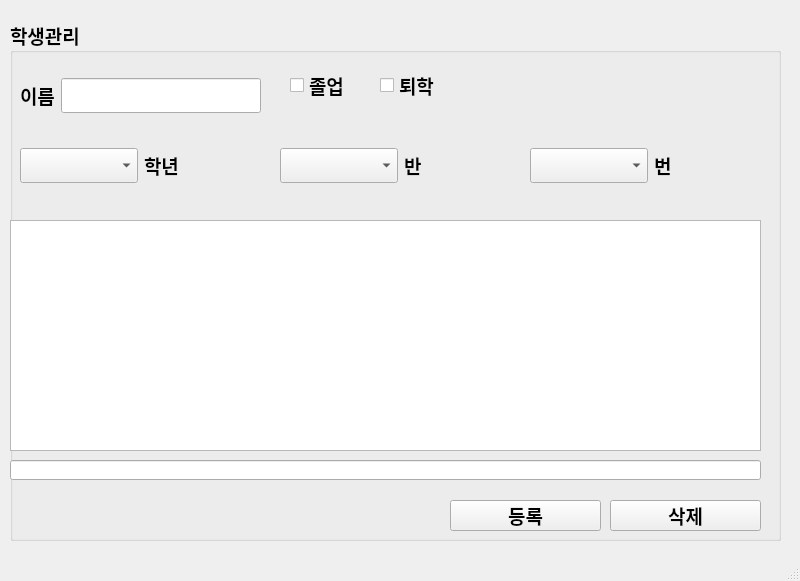
<?xml version="1.0" encoding="UTF-8"?>
<ui version="4.0">
 <class>MainWindow</class>
 <widget class="QMainWindow" name="MainWindow">
  <property name="geometry">
   <rect>
    <x>0</x>
    <y>0</y>
    <width>800</width>
    <height>581</height>
   </rect>
  </property>
  <property name="font">
   <font>
    <family>D2Coding</family>
    <pointsize>14</pointsize>
    <weight>75</weight>
    <bold>true</bold>
   </font>
  </property>
  <property name="windowTitle">
   <string>MainWindow</string>
  </property>
  <widget class="QWidget" name="centralwidget">
   <widget class="QWidget" name="verticalLayoutWidget">
    <property name="geometry">
     <rect>
      <x>10</x>
      <y>20</y>
      <width>771</width>
      <height>521</height>
     </rect>
    </property>
    <layout class="QVBoxLayout" name="verticalLayout">
     <item>
      <widget class="QGroupBox" name="groupBox">
       <property name="title">
        <string>학생관리</string>
       </property>
       <widget class="QWidget" name="horizontalLayoutWidget_2">
        <property name="geometry">
         <rect>
          <x>10</x>
          <y>120</y>
          <width>241</width>
          <height>51</height>
         </rect>
        </property>
        <layout class="QHBoxLayout" name="horizontalLayout_2">
         <item>
          <widget class="QComboBox" name="comboBox"/>
         </item>
         <item>
          <widget class="QLabel" name="label_2">
           <property name="font">
            <font>
             <family>D2Coding</family>
             <pointsize>14</pointsize>
            </font>
           </property>
           <property name="text">
            <string>학년 </string>
           </property>
          </widget>
         </item>
        </layout>
       </widget>
       <widget class="QWidget" name="horizontalLayoutWidget_3">
        <property name="geometry">
         <rect>
          <x>270</x>
          <y>120</y>
          <width>241</width>
          <height>51</height>
         </rect>
        </property>
        <layout class="QHBoxLayout" name="horizontalLayout_3">
         <item>
          <widget class="QComboBox" name="comboBox_2"/>
         </item>
         <item>
          <widget class="QLabel" name="label_3">
           <property name="font">
            <font>
             <family>D2Coding</family>
             <pointsize>14</pointsize>
            </font>
           </property>
           <property name="text">
            <string>반</string>
           </property>
          </widget>
         </item>
        </layout>
       </widget>
       <widget class="QWidget" name="horizontalLayoutWidget_4">
        <property name="geometry">
         <rect>
          <x>520</x>
          <y>120</y>
          <width>241</width>
          <height>51</height>
         </rect>
        </property>
        <layout class="QHBoxLayout" name="horizontalLayout_4">
         <item>
          <widget class="QComboBox" name="comboBox_3"/>
         </item>
         <item>
          <widget class="QLabel" name="label_4">
           <property name="font">
            <font>
             <family>D2Coding</family>
             <pointsize>14</pointsize>
            </font>
           </property>
           <property name="text">
            <string>번</string>
           </property>
          </widget>
         </item>
        </layout>
       </widget>
       <widget class="QPushButton" name="pushButton">
        <property name="geometry">
         <rect>
          <x>600</x>
          <y>480</y>
          <width>151</width>
          <height>31</height>
         </rect>
        </property>
        <property name="text">
         <string>삭제</string>
        </property>
       </widget>
       <widget class="QCheckBox" name="checkBox">
        <property name="geometry">
         <rect>
          <x>280</x>
          <y>50</y>
          <width>101</width>
          <height>31</height>
         </rect>
        </property>
        <property name="text">
         <string>졸업</string>
        </property>
       </widget>
       <widget class="QCheckBox" name="checkBox_2">
        <property name="geometry">
         <rect>
          <x>370</x>
          <y>50</y>
          <width>101</width>
          <height>31</height>
         </rect>
        </property>
        <property name="text">
         <string>퇴학</string>
        </property>
       </widget>
       <widget class="QPushButton" name="pushButton_3">
        <property name="geometry">
         <rect>
          <x>440</x>
          <y>480</y>
          <width>151</width>
          <height>31</height>
         </rect>
        </property>
        <property name="text">
         <string>등록</string>
        </property>
       </widget>
       <widget class="QListWidget" name="listWidget">
        <property name="geometry">
         <rect>
          <x>0</x>
          <y>200</y>
          <width>751</width>
          <height>231</height>
         </rect>
        </property>
       </widget>
       <widget class="QLineEdit" name="lineEdit_2">
        <property name="geometry">
         <rect>
          <x>0</x>
          <y>440</y>
          <width>751</width>
          <height>20</height>
         </rect>
        </property>
       </widget>
       <widget class="QWidget" name="horizontalLayoutWidget_5">
        <property name="geometry">
         <rect>
          <x>10</x>
          <y>50</y>
          <width>241</width>
          <height>51</height>
         </rect>
        </property>
        <layout class="QHBoxLayout" name="horizontalLayout_5">
         <item>
          <widget class="QLabel" name="label_5">
           <property name="font">
            <font>
             <family>D2Coding</family>
             <pointsize>14</pointsize>
            </font>
           </property>
           <property name="text">
            <string>이름</string>
           </property>
          </widget>
         </item>
         <item>
          <widget class="QLineEdit" name="lineEdit_3"/>
         </item>
        </layout>
       </widget>
      </widget>
     </item>
    </layout>
   </widget>
  </widget>
  <widget class="QStatusBar" name="statusbar"/>
 </widget>
 <resources/>
 <connections/>
</ui>
